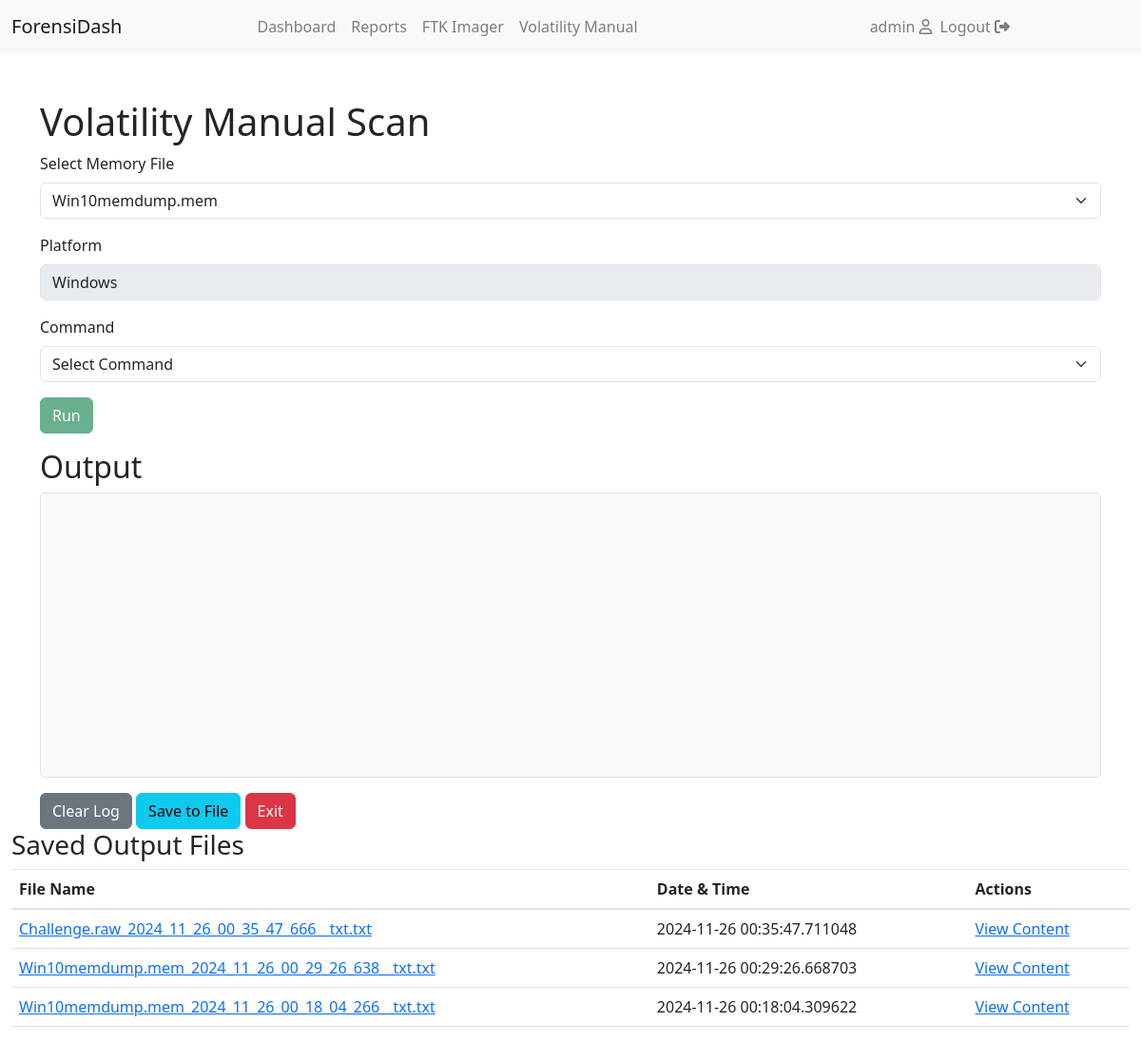
The app's page /volatility (signed in) with its own data.
### models.py (models this page shows)
class User(db.Model, UserMixin):
    id = db.Column(db.Integer, primary_key=True)
    username = db.Column(db.String(150), unique=True, nullable=False)
    password = db.Column(db.String(150), nullable=False)
    vol_manual = db.relationship('VolManual', back_populates='user')

class VolManual(db.Model):
    id = db.Column(db.Integer, primary_key=True)
    user_id = db.Column(db.Integer, db.ForeignKey('user.id'), nullable=False)
    file_id = db.Column(db.Integer, db.ForeignKey('uploaded_files.id'), nullable=False)  # Corrected foreign key reference
    file_name = db.Column(db.String(255), nullable=False)
    date_time = db.Column(db.DateTime, default=datetime.utcnow)
    output = db.Column(db.String(255), nullable=False)
    user = db.relationship('User', back_populates='vol_manual')
    file = db.relationship('UploadedFile', back_populates='vol_manual')

### app.py (the view)
@app.route('/volatility', methods=['GET', 'POST'])
@login_required
def volatility():
    uploaded_files = UploadedFile.query.filter_by(user_id=current_user.id, file_type='memory').all()
    saved_files = VolManual.query.filter_by(user_id=current_user.id).order_by(VolManual.date_time.desc()).all()
    return render_template('volatility.html', uploaded_files=uploaded_files, saved_files=saved_files)

### app.py (called while the page is built)
@login_manager.user_loader
def load_user(user_id):
    return User.query.get(int(user_id))

### templates/volatility.html (shortened to what this page needs)
{% extends "base.html" %}
{% block content %}
<link rel="stylesheet" href="https://cdn.jsdelivr.net/npm/bootstrap@5.3.0/dist/css/bootstrap.min.css">
<body>
    <div class="container mt-5">
        <h1>Volatility Manual Scan</h1>
        <form id="volatility-form">
            <div class="mb-3">
                <label for="memory-file" class="form-label">Select Memory File</label>
                <select id="memory-file" class="form-select" required>
                    {% for file in uploaded_files %}
                    <option value="{{ file.id }}">{{ file.filename }}</option>
                    {% endfor %}
                </select>
            </div>
            <div class="mb-3">
                <label for="platform" class="form-label">Platform</label>
                <input type="text" id="platform" class="form-control" value="Windows" disabled>
            </div>
            <div class="mb-3">
                <label for="command" class="form-label">Command</label>
                <select id="command" class="form-select" required>
                    <option value="" disabled selected>Select Command</option>
                </select>
            </div>
            <div class="mb-3">
                <button type="button" id="run-command" class="btn btn-success" disabled>Run</button>
            </div>
        </form>
        <h2>Output</h2>
        <div id="output"></div>
        <div class="mt-3">
            <button type="button" id="clear-log" class="btn btn-secondary">Clear Log</button>
            <button type="button" id="save-output" class="btn btn-info">Save to File</button>
            <button type="button" id="exit" class="btn btn-danger">Exit</button>
        </div>
    </div>
    <h3>Saved Output Files</h3>
    {% if saved_files %}
        <table class="table">
            <thead>
                <tr>
                    <th>File Name</th>
                    <th>Date & Time</th>
                    <th>Actions</th>
                </tr>
            </thead>
            <tbody>
                {% for saved_file in saved_files %}
                    <tr>
                        <td><a href="{{ saved_file.output }}" target="_blank">{{ saved_file.file_name }}</a></td>
                        <td>{{ saved_file.date_time }}</td>
                        <td>
                            <a href="{{ url_for('view_output', filename=saved_file.file_name) }}" target="_blank">View Content</a>
                        </td>
                    </tr>
                {% endfor %}
            </tbody>
        </table>
    {% else %}
        <p>No saved files yet.</p>
    {% endif %}
</body>
{% endblock %}

### templates/base.html (shortened to what this page needs)
<!DOCTYPE html>
<html lang="en">
<head>
    <link rel="stylesheet" href="{{ url_for('static', filename='bootstrap.min.css') }}">
    <link rel="stylesheet" href="{{ url_for('static', filename='all.min.css') }}">
    <link rel="stylesheet" href="{{ url_for('static', filename='styles.css') }}">
    <link rel="stylesheet" href="https://cdn.datatables.net/1.10.24/css/jquery.dataTables.min.css">
    <link rel="stylesheet" href="https://cdnjs.cloudflare.com/ajax/libs/font-awesome/6.6.0/css/all.min.css" />
    <link rel="stylesheet" href="{{url_for('static',filename='bootstrap-icons.min.css')}}">
    <link rel="stylesheet" href="https://cdnjs.cloudflare.com/ajax/libs/font-awesome/6.6.0/css/fontawesome.min.css" />
    <link rel="stylesheet" href="https://stackpath.bootstrapcdn.com/bootstrap/4.5.2/css/bootstrap.min.css">
</head>
<body>
    <nav class="navbar navbar-expand-md navbar-light bg-light">
        <div class="container-fluid">
            <a class="navbar-brand" href="/">ForensiDash</a>
            <div class="collapse navbar-collapse" id="navbarNav">
                <ul class="navbar-nav mx-auto">
                {% if current_user.is_authenticated %}
                    <li class="nav-item">
                        <a class="nav-link" href="/dashboard">Dashboard</a>
                    </li>
                    <li class="nav-item">
                        <a class="nav-link" href="#reports">Reports</a>
                    </li>
                    <li class="nav-item">
                        <a class="nav-link" href="/ftk">FTK Imager</a>
                    </li>
                    <li class="nav-item">
                        <a class="nav-link" href="/volatility">Volatility Manual</a>
                    </li>
                </ul>
                <ul class="navbar-nav navbar-right">
                        <li class="nav-item">
                            <span class="navbar-text"> {{ current_user.username }} <i class="far fa-user"></i>
                        </li>
                        <li class="nav-item">
                            <a class="nav-link" href="/logout">Logout <i class="fas fa-sign-out-alt"></i></a>
                        </li>
                    {% endif %}
                </ul>
            </div>
        </div>
    </nav>
    <div class="container-fluid">
        {% block content %}{% endblock %}
    </div>
</body>
</html>

### static/styles.css (style rules this page uses)
.table td, .table th { word-wrap: break-word; white-space: normal; }

### templates/base.html (style rules this page uses)
.navbar-nav { margin: 0 auto; }
.navbar-right { margin-left: auto; }

### templates/volatility.html (style rules this page uses)
#output { height: 300px; overflow-y: auto; background-color: #f8f9fa; padding: 10px; border: 1px solid #dee2e6; border-radius: 5px; font-family: monospace; white-space: pre-wrap; word-wrap: break-word; }

### records on screen
User: username "admin"
VolManual: file_name "Challenge.raw_2024_11_26_00_35_47_666__txt.txt", date_time "2024-11-26 00:35:47.711048"
VolManual: file_name "Win10memdump.mem_2024_11_26_00_29_26_638__txt.txt", date_time "2024-11-26 00:29:26.668703"
VolManual: file_name "Win10memdump.mem_2024_11_26_00_18_04_266__txt.txt", date_time "2024-11-26 00:18:04.309622"

### other values on screen
form field value "Win10memdump.mem"
